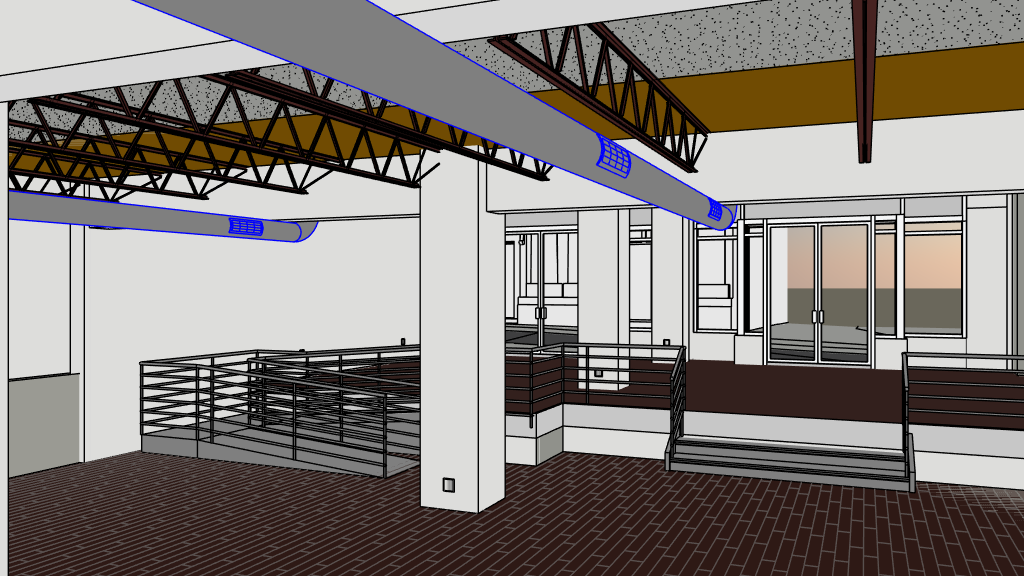
#> input picture revit-to-home-tour/run/previews/at-ramp.png, 1024 x 576 px; its folder holds only this picture in this run
$ python sheet_previews.py
#> lines starting #> are read from the running program, lines starting #| are printed output that depends on the picture; after the words box and inside, x2 and y2 are one past the last pixel; in counts of white or black regions, pixels touching at a corner belong together
import cv2, os, glob, numpy as np
d = r"revit-to-home-tour\run\previews"
files = sorted(glob.glob(os.path.join(d, "*.png")))
ims = []
for f in files:
    im = cv2.imread(f)
#> im is the input picture: shape (576, 1024, 3); mean B, G, R 121.6, 126, 132.6
    im = cv2.resize(im, (480, 320))
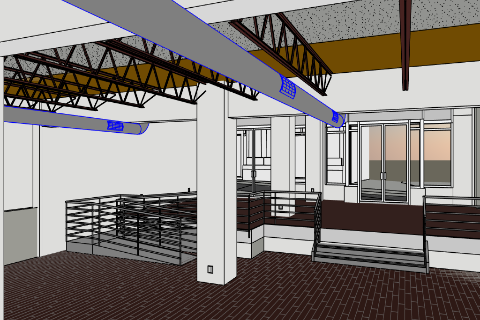
#> im: shape (320, 480, 3); mean B, G, R 121.8, 126.3, 132.8
    cv2.putText(im, os.path.basename(f)[:38], (6, 22), cv2.FONT_HERSHEY_SIMPLEX, 0.6, (0, 0, 255), 2)
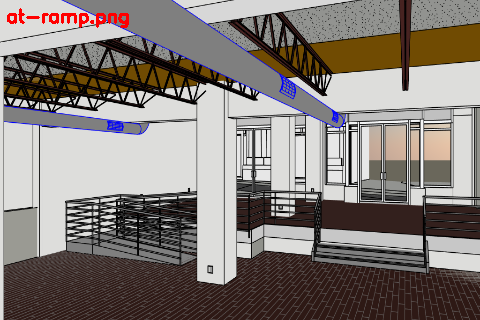
#> im: shape (320, 480, 3); 0.51% of pixels changed, all inside (x1, y1, x2, y2) = (7, 8, 129, 28)
    ims.append(im)
while len(ims) % 4: ims.append(np.zeros_like(ims[0]))
#> this loop made 3 passes
#> after the loop, ims = 4 items
rows = [np.hstack(ims[i:i + 4]) for i in range(0, len(ims), 4)]
#> rows = 1 item
cv2.imwrite(r"revit-to-home-tour\run\v2-work\previews-sheet.jpg", np.vstack(rows), [cv2.IMWRITE_JPEG_QUALITY, 82])
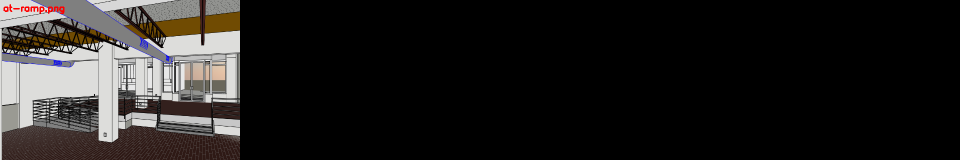
#> saved as previews-sheet.jpg: shape (320, 1920, 3) (shown at 1/2 size); mean B, G, R 30.2, 31.3, 33.3
print(len(files))

$ run again, on revit-to-home-tour/run/previews/camera-fr-above-realistic-wo-point-cloud.png
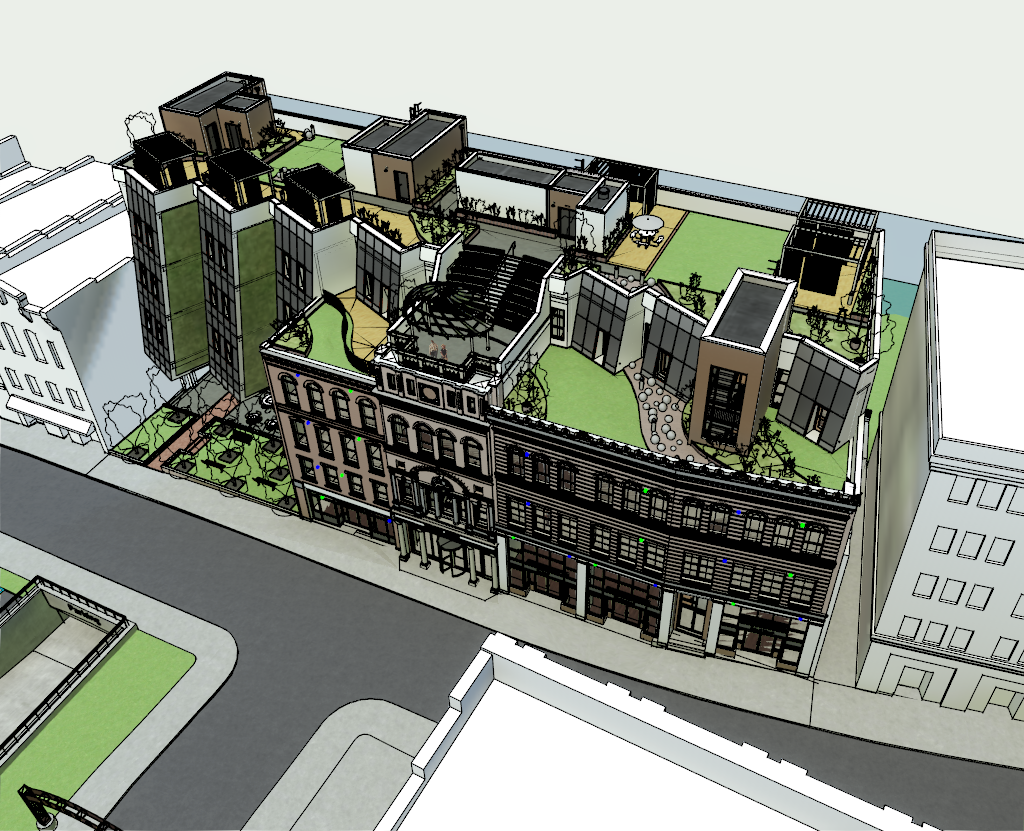
#> input picture revit-to-home-tour/run/previews/camera-fr-above-realistic-wo-point-cloud.png, 1024 x 831 px
#> im is the input picture: shape (831, 1024, 3); mean B, G, R 139.6, 149, 144.4
#> `cv2.putText(im, os.path.basename(f)[:38], (6, 22), cv2.FONT_HERSHEY_SI..`:
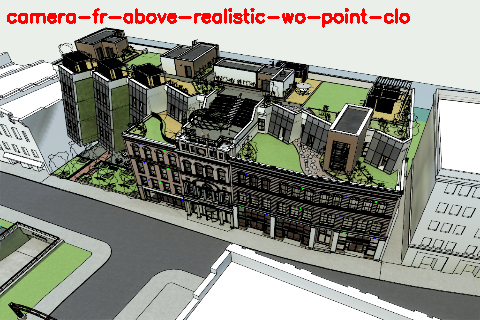
#> im: shape (320, 480, 3); mean B, G, R 135.9, 145.2, 144.6
#> the loop `while len(ims) % 4: ims.append(np.zeros_like(ims[0]))` made 3 passes
#> after the loop `while len(ims) % 4: ims.append(np.zeros_like(ims[0]))`: ims = 4 items
#> rows = 1 item
#> `cv2.imwrite(r"revit-to-home-tour\run\v2-work\previews-sheet.jpg", np.v..`:
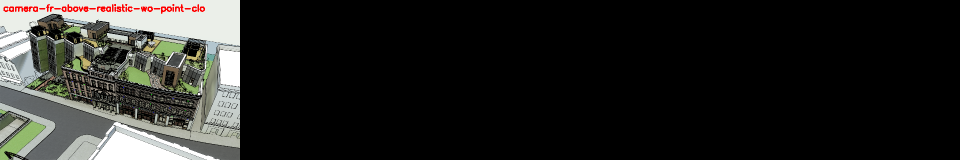
#> saved as previews-sheet.jpg: shape (320, 1920, 3) (shown at 1/2 size); mean B, G, R 34, 36.3, 36.2

$ run again, on revit-to-home-tour/run/previews/camera-unit-304-toward-core.png
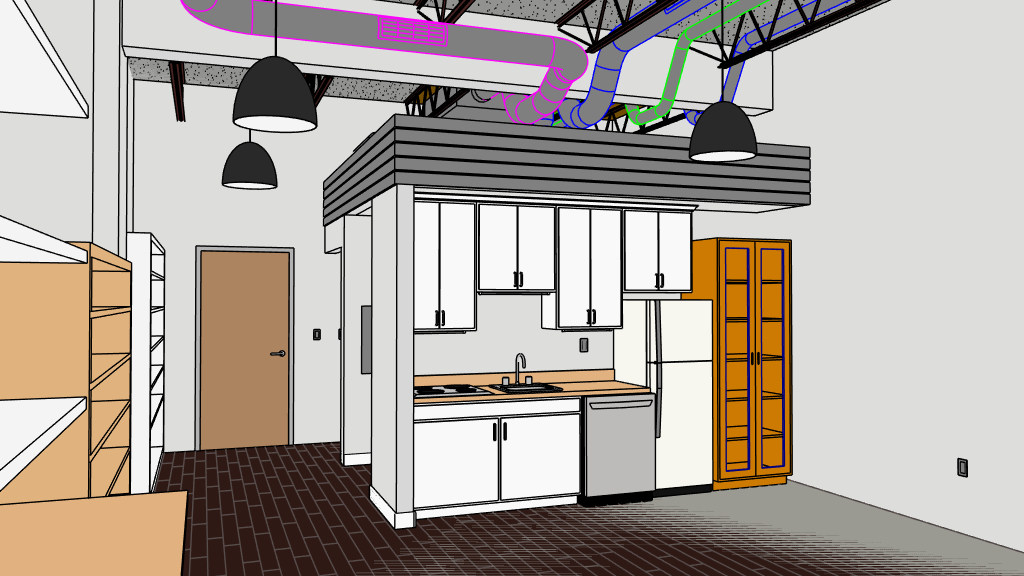
#> input picture revit-to-home-tour/run/previews/camera-unit-304-toward-core.png, 1024 x 576 px
#> im is the input picture: shape (576, 1024, 3); mean B, G, R 159.5, 167.3, 176.5
#> `cv2.putText(im, os.path.basename(f)[:38], (6, 22), cv2.FONT_HERSHEY_SI..`:
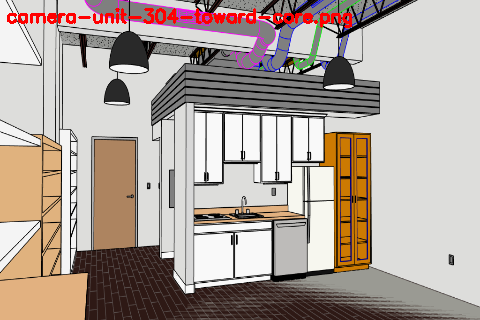
#> im: shape (320, 480, 3); mean B, G, R 157.2, 165.2, 177.9
#> the loop `while len(ims) % 4: ims.append(np.zeros_like(ims[0]))` made 3 passes
#> after the loop `while len(ims) % 4: ims.append(np.zeros_like(ims[0]))`: ims = 4 items
#> rows = 1 item
#> `cv2.imwrite(r"revit-to-home-tour\run\v2-work\previews-sheet.jpg", np.v..`:
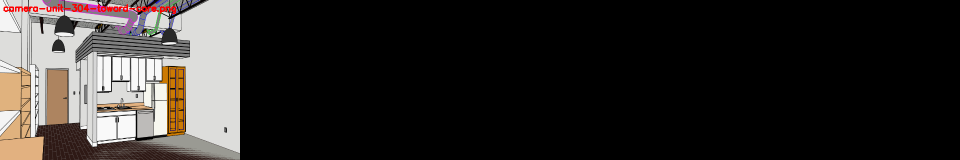
#> saved as previews-sheet.jpg: shape (320, 1920, 3) (shown at 1/2 size); mean B, G, R 39.3, 41.3, 44.5

$ run again, on revit-to-home-tour/run/previews/camera-exterior-river-view.png
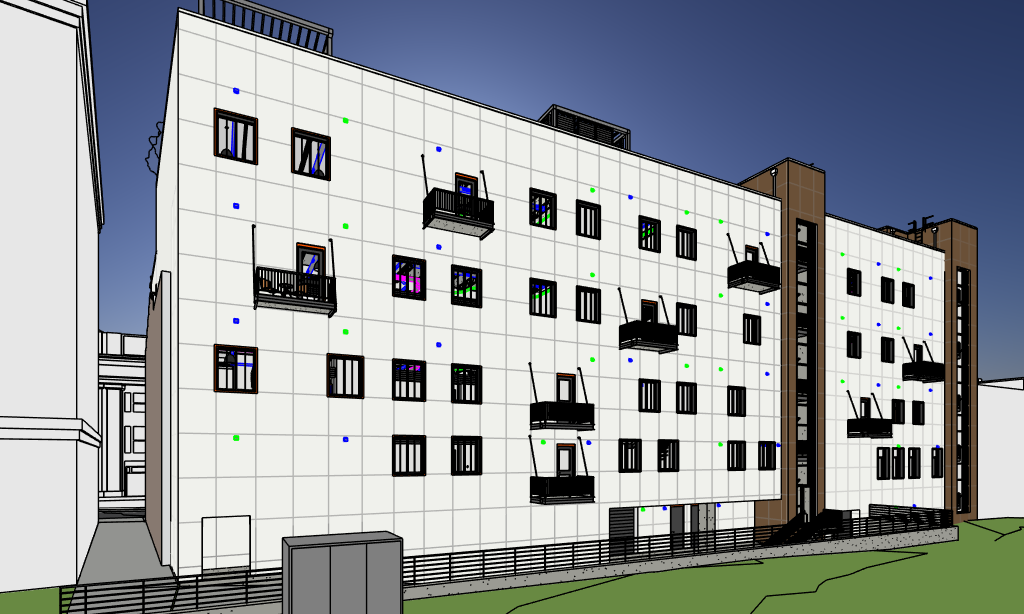
#> input picture revit-to-home-tour/run/previews/camera-exterior-river-view.png, 1024 x 614 px
#> im is the input picture: shape (614, 1024, 3); mean B, G, R 159.9, 156.1, 150.8
#> `cv2.putText(im, os.path.basename(f)[:38], (6, 22), cv2.FONT_HERSHEY_SI..`:
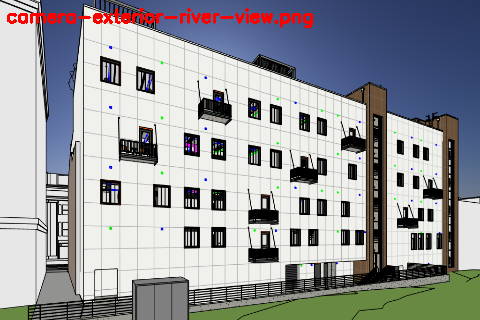
#> im: shape (320, 480, 3); mean B, G, R 158.1, 154.6, 152.7
#> the loop `while len(ims) % 4: ims.append(np.zeros_like(ims[0]))` made 3 passes
#> after the loop `while len(ims) % 4: ims.append(np.zeros_like(ims[0]))`: ims = 4 items
#> rows = 1 item
#> `cv2.imwrite(r"revit-to-home-tour\run\v2-work\previews-sheet.jpg", np.v..`:
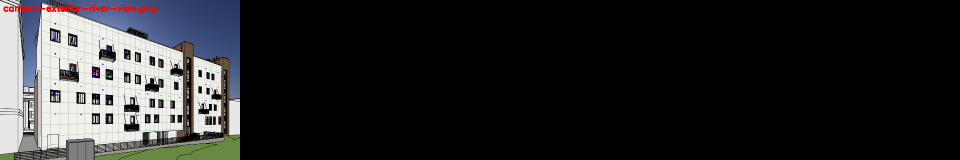
#> saved as previews-sheet.jpg: shape (320, 1920, 3) (shown at 1/2 size); mean B, G, R 39.5, 38.7, 38.2
